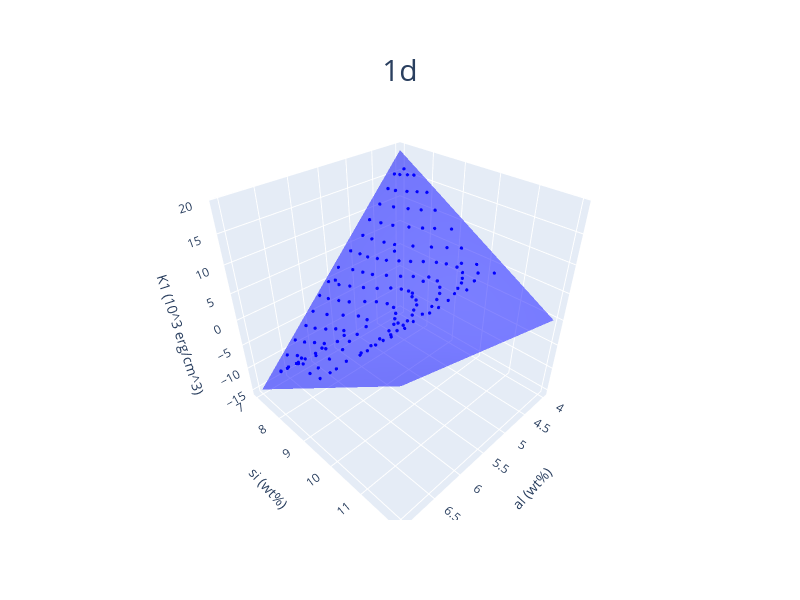
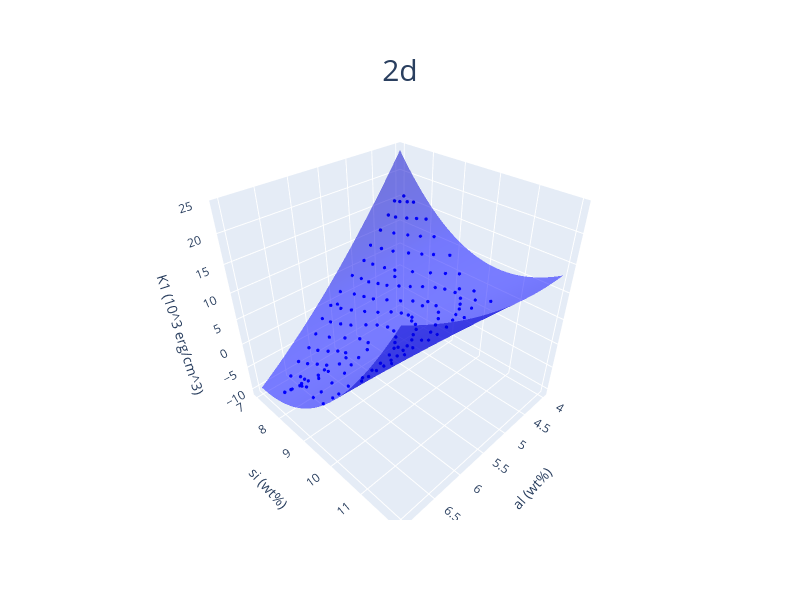
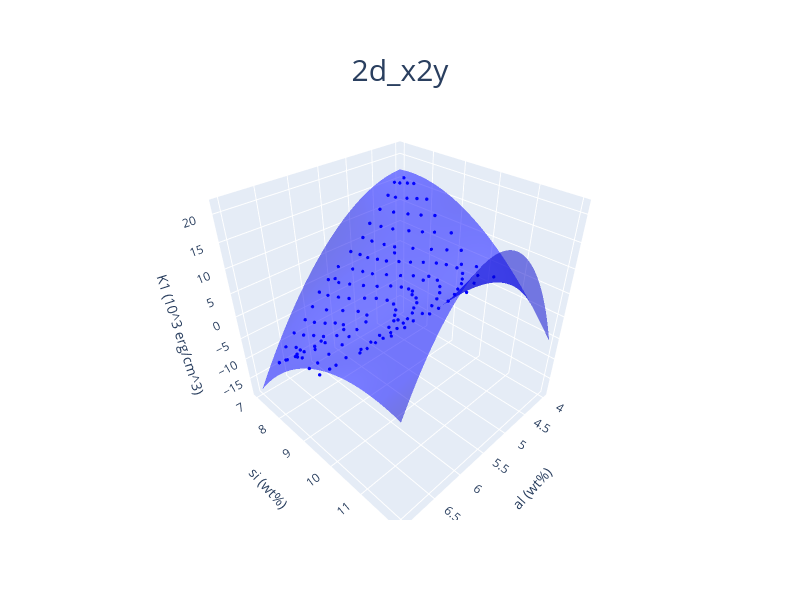
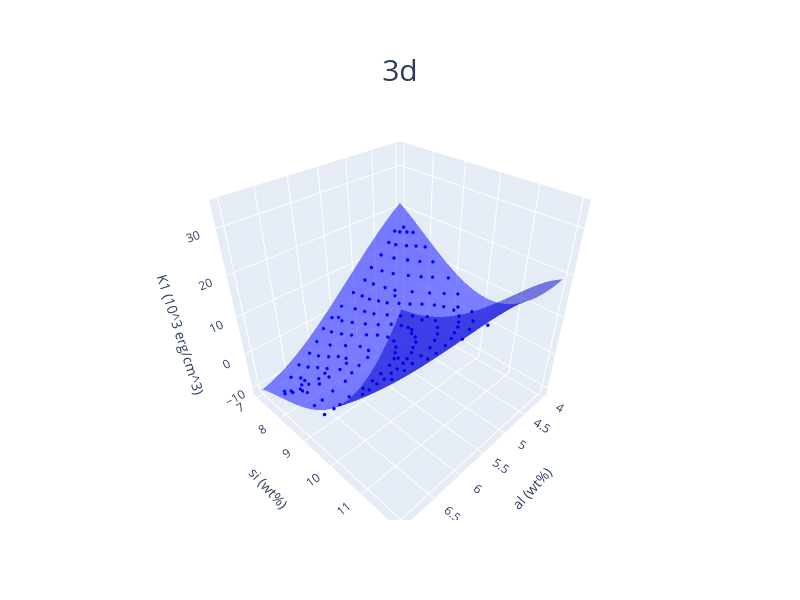

Notebook source saved alongside these figures, in order:
### Code cell
analyzer_1200.ols_plot_basis_functions()
